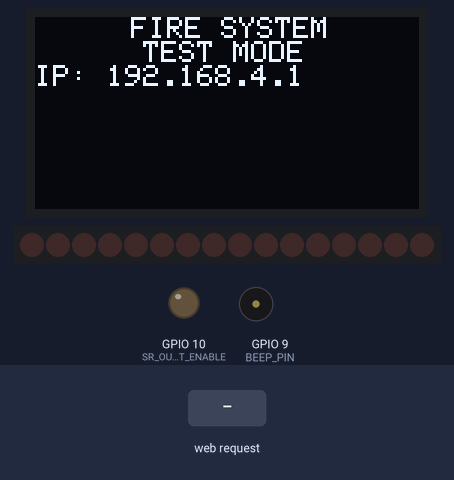
Bench run of a sketch on a simulated ESP32-S3. On the bench: 128×64 one-colour display, 16 shift-register outputs drawn as a row of LEDs (first output left, lit = HIGH), output pins drawn as LEDs (lit = HIGH), buzzer (waves = sounding, pin HIGH). The test bench sets the inputs (shaded band). Pins used as bus, display or sensor lines are not drawn; what the sketch prints to the serial monitor is not drawn.

Above: at 1.9 s.
2.0 s: HTTP request GET /arm received
At 2.8 s:
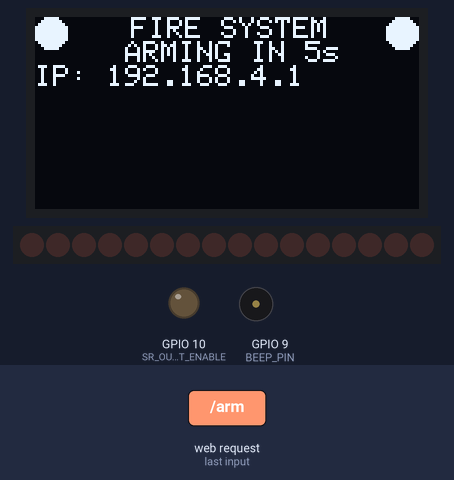
At 9.82 s:
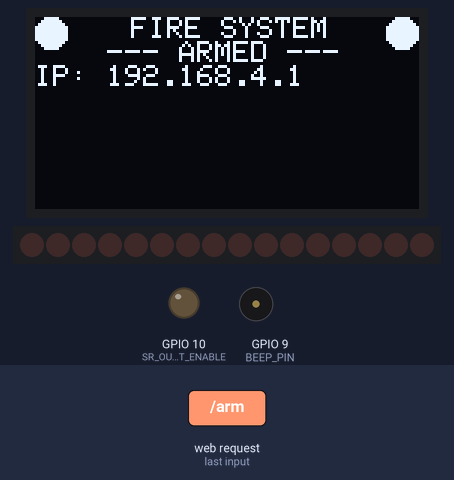
Timing chart, 0 to 11.0 s (numbered marks = the images above; inputs shaded):
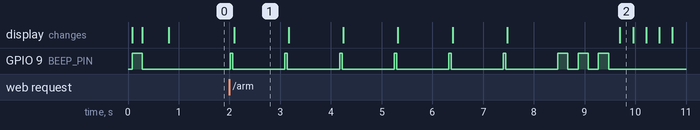

The sketch:

firework_esp32.ino
```cpp
#include <WiFi.h>
#include <Wire.h>
#include <WebServer.h>
#include "display.h"
#include "wireless.h"
#include "api.h"
#include "fire.h"
#include "beep.h"

bool armed = false;

Adafruit_SSD1305 display(128, 64, &Wire);

WebServer* _server;

int setArmed(bool arm){
  if(arm && !armed){
    announceArming();
    outputEnable(true);
    armed = true;
    beep(200, 3, 200);
    return 0;
  }
  else if(!arm && armed){
    resetDisplayTimeout();
    outputEnable(false);
    armed = false;
    beep(1000, 1);
    return 0;
  }
  else{
    // This shouldn't be possible
    return 1;
  }

}

int fireChannel(int channel){
  if(!armed){
    return 1;
  }
  return fire(channel);
}


void setup() {
  // put your setup code here, to run once:
  Serial.begin(115200);
  setupGraphics(&armed, &display);
  pinMode(BEEP_PIN, OUTPUT);
  beep(200, 1);
  setupHardware();
  setupWiFi();
  _server = setupAPI(&setArmed, &fireChannel);
  delay(500);

}

void loop() {
  // put your main code here, to run repeatedly:
  updateDisplay();
  _server->handleClient();
  //hardwareUpdate();
}
```

api.cpp
```cpp
#include "api.h"
#include <Arduino.h>

#include <uri/UriBraces.h>

WebServer server(80);

int (*doArm)(bool);
int (*doFire)(int);

void handleRoot(){
  char temp[3900];
  snprintf(temp, 3900, "<!DOCTYPE html><html lang=en><meta charset=UTF-8><meta author=\"Hugo Woesthuis, code portions generated by ChatGPT\"><meta content=\"width=device-width,initial-scale=1\"name=viewport><title>Fire Control Panel</title><style>.button-grid{display:grid;grid-template-columns:repeat(4,1fr);gap:5px;margin:20px}.button{width:calc(100% - 10px);height:100px;padding:10px;font-size:16px;text-align:center;color:#fff;border:none;background-color:#e74c3c;cursor:pointer}.red-button{background-color:#e74c3c}.green-button{background-color:#2ecc71}.blue-button{background-color:#3498db}</style><button class=red-button onclick=armSystem() id=armButton>Arm</button> <button class=\"red-button blue-button\"onclick=disarmSystem()>Disarm</button><h1>Fire Control</h1><div class=button-grid><button class=button onclick=sendRequest(1)>Fire 1</button> <button class=button onclick=sendRequest(2)>Fire 2</button> <button class=button onclick=sendRequest(3)>Fire 3</button> <button class=button onclick=sendRequest(4)>Fire 4</button> <button class=button onclick=sendRequest(5)>Fire 5</button> <button class=button onclick=sendRequest(6)>Fire 6</button> <button class=button onclick=sendRequest(7)>Fire 7</button> <button class=button onclick=sendRequest(8)>Fire 8</button> <button class=button onclick=sendRequest(9)>Fire 9</button> <button class=button onclick=sendRequest(10)>Fire 10</button> <button class=button onclick=sendRequest(11)>Fire 11</button> <button class=button onclick=sendRequest(12)>Fire 12</button> <button class=button onclick=sendRequest(13)>Fire 13</button> <button class=button onclick=sendRequest(14)>Fire 14</button> <button class=button onclick=sendRequest(15)>Fire 15</button> <button class=button onclick=sendRequest(16)>Fire 16</button></div><h2>Effects</h2><div>Fire cue <input id=minCue max=16 style=width:40px type=number min=1> to <input id=maxCue max=16 style=width:40px type=number min=1> with <input id=interval max=5 style=width:45px type=number step=.01> seconds per cue inteval. <button class=red-button onclick=intervalEffect()>Fire effect</button></div><script>function sleep(ms){return new Promise(resolve=>setTimeout(resolve,ms))}async function intervalEffect(){let mi=Number(document.getElementById('minCue').value);let ma=Number(document.getElementById('maxCue').value);let inv=Number(document.getElementById('interval').value);if(mi>=ma){alert(\"Maximum is higher than the minimum!\");return}for(let i=mi;i<=ma;i+=1){fetch(`/fire/${ i }`,{method:'GET'}).then(response=>{if(!response.ok){throw new Error('Network response was not ok')}console.log(`Fire command sent for button ${ number }`)}).catch(error=>{console.error('There was a problem with the fetch operation:',error)});await sleep(inv*1000)}}function sendRequest(number){fetch(`/fire/${ number }`,{method:'GET'}).then(response=>{if(!response.ok){throw new Error('Network response was not ok')}console.log(`Fire command sent for button ${ number }`)}).catch(error=>{console.error('There was a problem with the fetch operation:',error)})}function armSystem(){fetch('/arm',{method:'GET'}).then(response=>{if(!response.ok){throw new Error('Network response was not ok')}document.getElementById('armButton').classList.add('green-button');document.getElementById('armButton').classList.remove('red-button');const buttons=document.querySelectorAll('.button');buttons.forEach(button=>{button.disabled=false})}).catch(error=>{console.error('There was a problem with the arm request:',error)})}function disarmSystem(){fetch('/reset',{method:'GET'}).then(response=>{if(!response.ok){throw new Error('Network response was not ok')}document.getElementById('armButton').classList.remove('green-button');document.getElementById('armButton').classList.add('red-button')}).catch(error=>{console.error('There was a problem with the disarm request:',error)})}</script>");
  server.send(200, "text/html", temp);
}

void handleArm(){
  if(!(*doArm)(true)){
    server.send(200, "text/plain", "System armed!");
  }
  else{
    server.send(400, "text/plain", "System already armed");
  }
}

void handleDisarm(){
  if(!(*doArm)(false)){
    server.send(200, "text/plain", "System disarmed!");
  }
  else{
    server.send(400, "text/plain", "System already disarmed");
  }
}


WebServer *setupAPI(int (*armHandle)(bool), int (*fireHandle)(int)){
  doArm = armHandle;
  doFire = fireHandle;
  server.on("/", handleRoot);
  server.on("/arm", handleArm);
  server.on("/reset", handleDisarm);

  server.on(UriBraces("/fire/{}"), []() {
    String input = server.pathArg(0);
    int channel = input.toInt();

    if(channel < 1 || channel > 16){
      server.send(400, "text/plain", "Channel input invalid");
    }
    if(!(*doFire)(channel)){
      server.send(200, "text/plain", "Fired channel " + input);
    }
    else{
      server.send(400, "text/plain", "Failed to fire channel " + input + "");
    }

  });

  server.begin();

  return &server;
}
```

api.h
```cpp
#if !defined(_FWESP_API_H)
#define _FWESP_API_H
#include <WebServer.h>
WebServer* setupAPI(int (*armHandle)(bool), int (*fireHandle)(int));

#endif
```

beep.cpp
```cpp
#include "beep.h"
#include <Arduino.h>
void beep(int duration, int times, int off_duration){
  for(int i = 0; i < times; i++){
    digitalWrite(BEEP_PIN, HIGH);
    delay(duration);
    digitalWrite(BEEP_PIN, LOW);
    delay(off_duration);
  }
}
```

beep.h
```cpp
#if !defined(_FWESP_BEEP_H)
#define _FWESP_BEEP_H
#define BEEP_PIN 9

void beep(int duration, int times, int off_duration = 0);

#endif
```

display.cpp
```cpp
#include "display.h"
#include <Arduino.h>

#include <WiFi.h>
#include <splash.h>
#include "beep.h"

Adafruit_SSD1305 *_display;
bool *_armed;
int announce = -1;
unsigned long lastarmed = millis();
bool showarmed = false;
unsigned long displayOn;


void animArmed(){
  if(millis() - lastarmed > 250){
    showarmed = !showarmed;
    lastarmed = millis();
  }

  if(showarmed){
    _display->println("    --- ARMED ---");
    // Circles in the top corners for attention
    _display->fillCircle(5,5,5,WHITE);
    _display->fillCircle(122,5,5,WHITE);
  }
  else
    _display->println("");
}

void resetDisplayTimeout(){
  displayOn = millis();
}

void announceArming(){
  displayOn = millis();
  announce = 5;
  do{
    beep(50, 1);
    updateDisplay();
    delay(1000);
    announce--;
  }
  while(announce > -1);
}


void updateDisplay(){
  //Turn off after 60 secs, if not armed
  if(millis() - displayOn > 60000 && !*_armed){
    _display->clearDisplay();
    _display->display();
    return;
  }
  _display->clearDisplay();
  _display->setTextSize(1);
  _display->setCursor(32,0);
  _display->println("FIRE SYSTEM");
  _display->setTextSize(1);
  if(!*_armed && announce == -1)
    _display->println("      TEST MODE");
  else if(*_armed)
    animArmed();
  else{
    _display->printf("     ARMING IN %us\n", announce);
    // Circles in the top corners for attention
    _display->fillCircle(5,5,5,WHITE);
    _display->fillCircle(122,5,5,WHITE);
  }
  _display->print("IP: ");
  _display->println(WiFi.softAPIP());
  _display->display();
}

void setupGraphics(bool *armed, Adafruit_SSD1305 *display){

  if ( ! display->begin(0x3C) ) {
     Serial.println("Unable to initialize OLED");
     while (1) yield();
  }
  // Set as globals
  _armed = armed;
  _display = display;

  // Clear display contents
  _display->clearDisplay();
  _display->display();

  _display->setTextSize(1);
  _display->setTextColor(WHITE);
  _display->setCursor(0,0);
  _display->println("Init...");
  _display->display();
  displayOn = millis();
}
```

display.h
```cpp
#if !defined(_FWESP_DISPLAY_H)
#define _FWESP_DISPLAY_H
#include <Adafruit_SSD1305.h>
#include <Adafruit_GFX.h>
void setupGraphics(bool *armed, Adafruit_SSD1305 *display);
void updateDisplay();
void announceArming();
void animArmed();
void resetDisplayTimeout();

#endif
```

fire.cpp
```cpp
#include "fire.h"

// Pin Defs
#define SR_OUTPUT_ENABLE 10
#define SR_SER 3
#define SR_RCLK 4
#define SR_SRCLK 5

#define CUE_COUNT 16
#define CUE_HOLDING_TIME 1000
#define CUE_HOLD 3
uint16_t states;
uint8_t hold;
unsigned long outputTimes[CUE_COUNT] = {0};


void _writeState(){
  digitalWrite(SR_RCLK, LOW);
  shiftOut(SR_SER, SR_SRCLK, LSBFIRST, states);
  shiftOut(SR_SER, SR_SRCLK, LSBFIRST, (states >> 8));
  digitalWrite(SR_RCLK, HIGH);
}

void setupHardware(){
  pinMode(SR_OUTPUT_ENABLE, OUTPUT);
  pinMode(SR_SER, OUTPUT);
  pinMode(SR_RCLK, OUTPUT);
  pinMode(SR_SRCLK, OUTPUT);
  states = 0;
  hold = 0;
  _writeState();
}

void outputEnable(bool enable){
  // Clear shift regs before arming/enabling to prevent accidental firing.
  states = 0;
  _writeState();

  digitalWrite(SR_OUTPUT_ENABLE, !enable);
}

int fire(uint8_t channel){
  // Dit kan nie he
  if(channel < 1 || channel > CUE_COUNT){
    return 1;
  }
  // Lol dit is puur omdat hardwareUpdate() niet werkt
  if(hold > CUE_HOLD){
    states = 0;
    _writeState();
    hold = 0;
  }
  states |= (1 << channel - 1);
  outputTimes[channel - 1] = millis();
  _writeState();
  hold++;
  return 0;
}

void hardwareUpdate(){
  // Check if outputs have been up longer for CUE_HOLDING_TIME ms. If so, turn them off.
  unsigned long cur = millis();
  for(uint8_t i = 0; i < CUE_COUNT; i++){
    if(cur - outputTimes[i] > CUE_HOLDING_TIME){
      states &= (1 << i);
    }
  }
  _writeState();
}
```

fire.h
```cpp
#if !defined(_FWESP_FIRE_H)
#define _FWESP_FIRE_H
#include <Arduino.h>
void setupHardware();
void outputEnable(bool enable);
int fire(uint8_t channel);
void hardwareUpdate();
#endif
```

wireless.cpp
```cpp
#include "wireless.h"
#include <Arduino.h>
#include <WiFi.h>

const char* ssid PROGMEM = "SCHIETKAST";
const char* pass PROGMEM = "NitraatjeErbij?";

void setupWiFi(){
  Serial.println("\n[*] Creating AP...");
  WiFi.mode(WIFI_AP);
  WiFi.softAP(ssid, pass);
  Serial.println("[+] AP Created");
  Serial.println(WiFi.softAPIP());
}
```

wireless.h
```cpp
#if !defined(_FWESP_WIRELESS_H)
#define _FWESP_WIRELESS_H

void setupWiFi();

#endif
```

Measured:
- after the input at 2.0 s, GPIO 9 (BEEP_PIN): LOW → HIGH at once, then repeats every 0.40 s: HIGH 0.20 s, LOW 0.20 s; the display: changes after 0.09 s (image 1)
- what the display in image 1 shows lasts 1.1 s, from 2.1 s to 3.2 s
